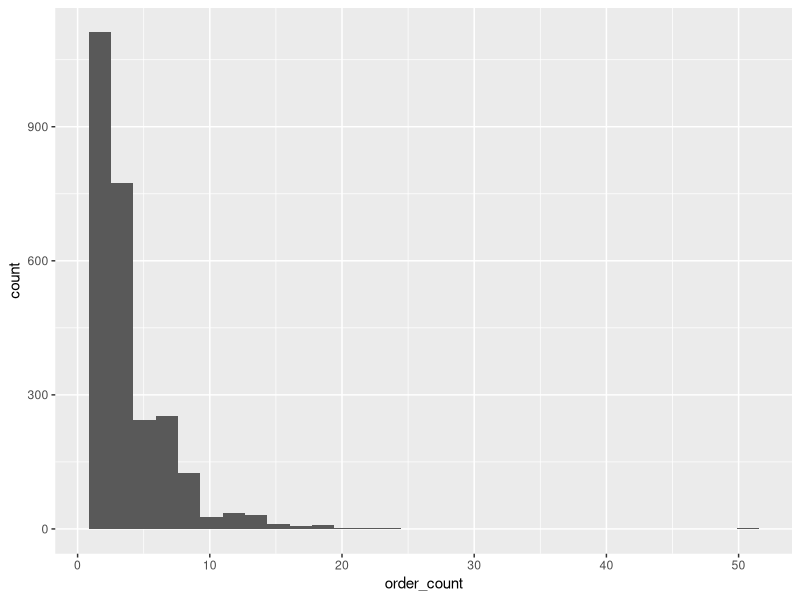

The R script that drew this image: (Note: this script raises an error after producing the figure.)
## ---- chunk 1
library(tidyverse) 
library(readxl) 

orders <- read_excel("data/orders_data_set.xlsx")
## ---- chunk 2
orders %>%
  select(order_id, patient_id) %>%
  head(4) %>%
	summarize(order_count = n(),
	          pt_count    = n_distinct(patient_id)) 
## ---- chunk 3
orders %>% 
  group_by(patient_id, department) %>%
  head(4)
## ---- chunk 4
orders %>%
	group_by(patient_id) %>%
	summarize(order_count = n()) %>%
	summarize(pt_order_count_mean = mean(order_count))
## ---- chunk 5
orders_per_pt_dept <- orders %>%	        
				filter(department %in% c("INTERNAL MEDICINE CLINIC", "FAMILY MEDICINE CLINIC")) %>%
        group_by(department, patient_id) %>%	        
				summarize(order_count = n()) %>%     
				ungroup()
				
head(orders_per_pt_dept)
## ---- chunk 6
orders_per_pt_dept %>%
	ggplot() +
	geom_histogram(aes(x = order_count))
## ---- chunk 7
orders_per_pt_dept %>% 
		group_by(department) %>% 
		summarize(order_count_median = median(order_count), 
			        order_count_mean = mean(order_count))
## ---- chunk 8
wilcox.test(order_count ~ department, 
            data        = orders_per_pt_dept, 
            alternative = "two.sided", 
            paired      = FALSE, 
            conf.int    = TRUE)
